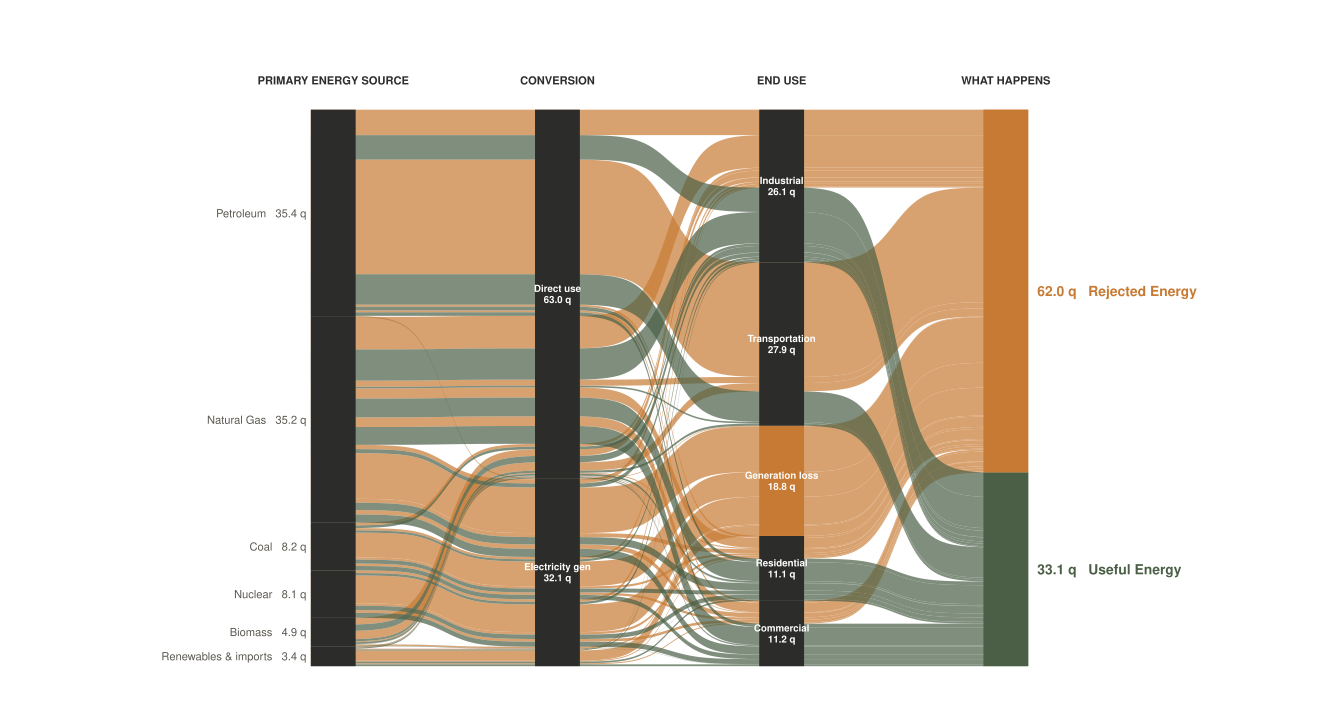

Source code (R):
# Task 8 v7 — US Primary Energy Flow, 2023 (efficiency-coloured rebuild).
#
# Analytical departure from the canonical LLNL chart (so this is not a
# copy). LLNL's diagram colours flows by source (one hue per fuel). This
# rebuild colours flows by *disposition* (Useful vs Rejected), which makes
# a different question primary: not "where does each fuel go?" but "where
# is energy lost?". Every band keeps its useful/rejected colour from the
# left axis to the right, so the rejected-energy story reads at every
# stage of the chain — not just in the right-most column. The four
# stratum nodes are kept neutral charcoal; only the end disposition
# strata pick up the semantic colour. Source aggregation also groups
# small renewables ( <2 q each ) into "Renewables & imports" for legibility.
#
# v7 changes vs v6:
#   * Re-rendered with the analytical-departure framing made explicit in
#     this header (and matched in reference_log.md). No data changes.
#
# Changes from v5 → v6:
#   * Adds an EXPLICIT "Electricity generation" intermediate node — the
#     iconic feature of the LLNL Sankey: at the source column, fuels
#     visibly DIVERGE into "via electricity" and "direct" routes; at
#     the end-use column they re-converge from both routes.
#   * Four ggalluvial axes: Source → Conversion (Electricity gen | Direct
#     use) → End-use (sectors + Generation loss) → Disposition (Useful |
#     Rejected).
#
# Source: LLNL "Estimated U.S. Energy Consumption in 2023: 93.6 Quads",
# Oct 2024. Local files (data comes from these — no hand-typed numbers
# in this script):
#   data/task_08_energy/llnl_us_energy_2023.pdf       (canonical source)
#   data/task_08_energy/llnl_us_energy_2023_flows.csv (parsed flows)
# Sector efficiencies from the LLNL footnote: Residential 65 %,
# Commercial 65 %, Industrial 49 %, Transportation 21 %.

setwd("/Users/alexanderweber/Documents/hsg/6_semester/data_visualization_with_ai")

suppressPackageStartupMessages({
  library(dplyr)
  library(readr)
  library(tidyr)
  library(purrr)
  library(ggplot2)
  library(ggalluvial)
})

source("design_system.R")

chart_family <- ""

# ---- Read LLNL flows --------------------------------------------------
flows_raw <- read_csv("data/task_08_energy/llnl_us_energy_2023_flows.csv",
                      show_col_types = FALSE)
primary_flows  <- flows_raw %>% filter(source != "Electricity")
elec_to_sector <- flows_raw %>% filter(source == "Electricity")

# Aggregate small renewable sources for legibility.
small_sources <- c("Solar", "Hydro", "Wind", "Geothermal",
                   "Net Electricity Imports")
primary_flows <- primary_flows %>%
  mutate(source = if_else(source %in% small_sources,
                          "Renewables & imports", source)) %>%
  group_by(source, target) %>%
  summarise(quads = sum(quads), .groups = "drop")

# ---- Routing parameters -----------------------------------------------
sector_eta <- c(
  Residential    = 0.65,
  Commercial     = 0.65,
  Industrial     = 0.49,
  Transportation = 0.21
)
elec_input     <- sum(primary_flows$quads[primary_flows$target == "Electricity"])
elec_delivered <- sum(elec_to_sector$quads)
eta_gen        <- elec_delivered / elec_input
elec_share     <- setNames(elec_to_sector$quads / sum(elec_to_sector$quads),
                           elec_to_sector$target)

cat(sprintf("Electricity gen efficiency: %.1f%%\n", 100 * eta_gen))

# ---- Build path table (4 stages) --------------------------------------
# Each row = one complete path (source, conversion, end_use, disposition,
# quads). Three path types:
#   1. Direct fuel: source→Direct→sector→{Useful,Rejected}
#   2. Via grid:    source→ElectricityGen→sector→{Useful,Rejected}
#   3. Gen loss:    source→ElectricityGen→GenerationLoss→Rejected
build_direct_paths <- function(src, sec, q) {
  eta <- sector_eta[[sec]]
  tibble(
    source = src, conversion = "Direct use", end_use = sec,
    disposition = c("Useful Energy", "Rejected Energy"),
    quads = c(q * eta, q * (1 - eta))
  )
}
build_grid_paths <- function(src, q_to_grid) {
  delivered <- q_to_grid * eta_gen
  gen_loss  <- q_to_grid * (1 - eta_gen)
  sector_paths <- map_dfr(names(sector_eta), function(s) {
    flow_s <- delivered * elec_share[[s]]
    eta_s  <- sector_eta[[s]]
    tibble(
      source = src, conversion = "Electricity gen", end_use = s,
      disposition = c("Useful Energy", "Rejected Energy"),
      quads = c(flow_s * eta_s, flow_s * (1 - eta_s))
    )
  })
  loss <- tibble(
    source = src, conversion = "Electricity gen",
    end_use = "Generation loss",
    disposition = "Rejected Energy",
    quads = gen_loss
  )
  bind_rows(sector_paths, loss)
}

paths <- primary_flows %>%
  pmap_dfr(function(source, target, quads) {
    if (target == "Electricity") {
      build_grid_paths(source, quads)
    } else {
      build_direct_paths(source, target, quads)
    }
  }) %>%
  filter(quads > 0.005)  # drop near-zero paths to declutter

cat(sprintf("Paths: %d | Useful: %.2f q | Rejected: %.2f q | Total: %.2f q\n",
            nrow(paths),
            sum(paths$quads[paths$disposition == "Useful Energy"]),
            sum(paths$quads[paths$disposition == "Rejected Energy"]),
            sum(paths$quads)))

# ---- Order strata: largest at top -------------------------------------
src_order <- paths %>% group_by(source) %>%
  summarise(s = sum(quads), .groups = "drop") %>%
  arrange(desc(s)) %>% pull(source)
conv_order   <- c("Direct use", "Electricity gen")
end_order    <- c("Industrial", "Transportation",
                  "Generation loss", "Residential", "Commercial")
disp_order   <- c("Rejected Energy", "Useful Energy")

paths <- paths %>%
  mutate(
    source      = factor(source,      levels = src_order),
    conversion  = factor(conversion,  levels = conv_order),
    end_use     = factor(end_use,     levels = end_order),
    disposition = factor(disposition, levels = disp_order)
  )

# ---- Colours (semantic) -----------------------------------------------
disp_colors <- c(
  "Useful Energy"   = pg_palette$heritage_red,  # sage = useful
  "Rejected Energy" = pg_palette$copper         # terracotta = burned heat
)
# All strata are neutral charcoal; disposition strata pick up the
# semantic colour so the right column reads as the chart's climax.
all_strata <- c(src_order, conv_order, end_order, disp_order)
stratum_fill <- setNames(rep(pg_palette$onyx, length(all_strata)),
                         all_strata)
stratum_fill["Useful Energy"]    <- pg_palette$heritage_red
stratum_fill["Rejected Energy"]  <- pg_palette$copper
stratum_fill["Generation loss"]  <- pg_palette$copper

# ---- Helpers ----------------------------------------------------------
fmt_q <- function(x) {
  ifelse(x < 1, sprintf("%.2f q", x), sprintf("%.1f q", x))
}

stratum_w <- 0.20

# Sort so the (terracotta) rejected bands draw first, sage useful on top.
paths <- paths %>% arrange(disposition)

# ---- Base plot --------------------------------------------------------
p_base <- ggplot(paths,
                 aes(axis1 = source,
                     axis2 = conversion,
                     axis3 = end_use,
                     axis4 = disposition,
                     y = quads)) +
  geom_alluvium(aes(fill = disposition),
                width = stratum_w, alpha = 0.7,
                knot.pos = 0.4, curve_type = "sigmoid") +
  geom_stratum(width = stratum_w,
               aes(fill = after_stat(stratum)),
               color = NA) +
  scale_fill_manual(values = c(disp_colors, stratum_fill),
                    guide = "none") +
  scale_x_continuous(limits = c(-0.4, 5.4), expand = c(0, 0)) +
  scale_y_continuous(expand = expansion(mult = c(0.04, 0.10))) +
  coord_cartesian(clip = "off") +
  labs(x = NULL, y = NULL) +
  theme_void(base_family = chart_family) +
  theme(plot.margin = margin(t = 16, r = 14, b = 14, l = 14))

# Pull rendered stratum positions
gb <- ggplot_build(p_base)
strat_layer_idx <- which(sapply(gb$plot$layers,
                                function(l) inherits(l$stat, "StatStratum")))[1]
strat_data <- gb$data[[strat_layer_idx]] %>%
  mutate(y_mid = (ymin + ymax) / 2)

src_pos    <- strat_data %>% filter(x == 1)
conv_pos   <- strat_data %>% filter(x == 2)
end_pos    <- strat_data %>% filter(x == 3)
disp_pos   <- strat_data %>% filter(x == 4)

src_labels <- src_pos %>%
  transmute(x = 1 - stratum_w / 2 - 0.02, y = y_mid,
            label = paste0(stratum, "   ", fmt_q(count)))
conv_labels <- conv_pos %>%
  transmute(x = 2, y = y_mid,
            label = paste0(stratum, "\n", fmt_q(count)))
end_labels <- end_pos %>%
  transmute(x = 3, y = y_mid,
            label = paste0(stratum, "\n", fmt_q(count)))
disp_labels <- disp_pos %>%
  transmute(x = 4 + stratum_w / 2 + 0.04, y = y_mid,
            label = paste0(fmt_q(count), "   ", stratum),
            color = if_else(stratum == "Useful Energy",
                            pg_palette$heritage_red, pg_palette$copper))

total_q <- sum(paths$quads)

# ---- Final plot -------------------------------------------------------
p <- p_base +
  geom_text(data = src_labels, aes(x = x, y = y, label = label),
            family = chart_family, size = 2.9, color = pg_palette$alloy,
            hjust = 1, vjust = 0.5, inherit.aes = FALSE) +
  geom_text(data = conv_labels, aes(x = x, y = y, label = label),
            family = chart_family, size = 2.6, color = "white",
            fontface = "bold", hjust = 0.5, vjust = 0.5,
            inherit.aes = FALSE, lineheight = 0.9) +
  geom_text(data = end_labels, aes(x = x, y = y, label = label),
            family = chart_family, size = 2.6, color = "white",
            fontface = "bold", hjust = 0.5, vjust = 0.5,
            inherit.aes = FALSE, lineheight = 0.9) +
  geom_text(data = disp_labels,
            aes(x = x, y = y, label = label, color = color),
            family = chart_family, size = 3.6, fontface = "bold",
            hjust = 0, vjust = 0.5, inherit.aes = FALSE) +
  scale_color_identity() +
  # Column headers
  annotate("text", x = 1, y = total_q + 5,
           label = "PRIMARY ENERGY SOURCE",
           family = chart_family, size = 2.9, fontface = "bold",
           color = pg_palette$onyx, hjust = 0.5) +
  annotate("text", x = 2, y = total_q + 5,
           label = "CONVERSION",
           family = chart_family, size = 2.9, fontface = "bold",
           color = pg_palette$onyx, hjust = 0.5) +
  annotate("text", x = 3, y = total_q + 5,
           label = "END USE",
           family = chart_family, size = 2.9, fontface = "bold",
           color = pg_palette$onyx, hjust = 0.5) +
  annotate("text", x = 4, y = total_q + 5,
           label = "WHAT HAPPENS",
           family = chart_family, size = 2.9, fontface = "bold",
           color = pg_palette$onyx, hjust = 0.5)

out_pdf <- "iterations/task_08/v7/energy_sankey_v7.pdf"
ggsave(out_pdf, p, width = 34, height = 18, units = "cm", device = "pdf")
cat("\nSaved:", out_pdf, "\n")
